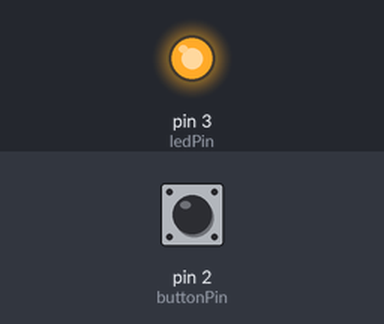
A sketch run on a simulated Arduino Uno, built with avr-gcc and run on an emulated ATmega328P. On the bench: output pins drawn as LEDs (lit = HIGH). Dashed ring = blinking. Inputs (shaded band) come from the test bench; at power-on: pin 2 (buttonPin) HIGH.

Above: at 1.2 s.
1.3 s: pin 2 (buttonPin) pulled LOW for 0.15 s
At 3.0 s:
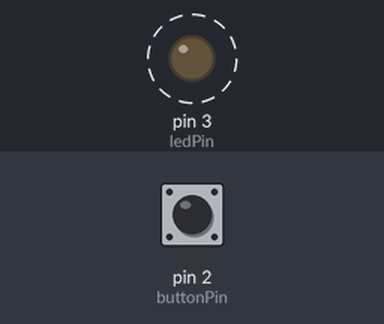
Timing chart, 0 to 10.4 s (numbered marks = the images above; inputs shaded):
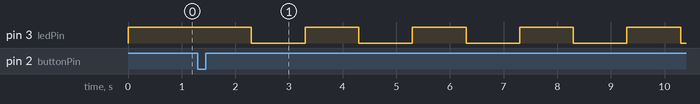

Measured:
- after the input at 1.3 s, pin 3 (ledPin): alternates HIGH for 1.0 s and LOW for 1.0 s, starting after 1.0 s

The sketch:

1111_class-2_.ino
```cpp
const int buttonPin = 2;
const int ledPin = 3;

int mode = 0;
int lastButton = HIGH;

bool ledState = HIGH;
unsigned long timer = 0;

void setup() {
  pinMode(buttonPin, INPUT_PULLUP);
  pinMode(ledPin, OUTPUT);

  digitalWrite(ledPin, HIGH);
}

void loop() {
  int button = digitalRead(buttonPin);

  if (button == LOW && lastButton == HIGH) {
    mode++;

    if (mode > 3) {
      mode = 0;
    }

    ledState = HIGH;
    digitalWrite(ledPin, HIGH);
    timer = millis();

    delay(50);
  }

  lastButton = button;

  if (mode == 0) {
    digitalWrite(ledPin, HIGH);
  }

  else {
    int speed;

    if (mode == 1) {
      speed = 1000;
    }
    else if (mode == 2) {
      speed = 500;
    }
    else {
      speed = 200;
    }

    if (millis() - timer >= speed) {
      timer = millis();
      ledState = !ledState;
      digitalWrite(ledPin, ledState);
    }
  }
}
```
